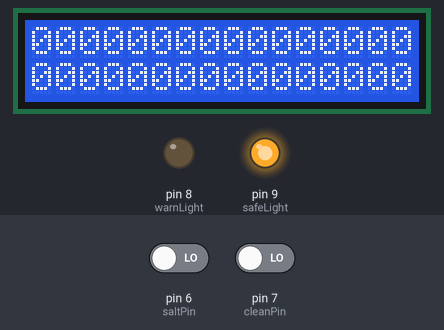
A sketch run on a simulated Arduino Uno, built with avr-gcc and run on an emulated ATmega328P. On the bench: 16×2 character LCD, output pins drawn as LEDs (lit = HIGH). The test bench sets the inputs (shaded band); at power-on: pin 6 (saltPin) LOW, pin 7 (cleanPin) LOW.

Above: at 1.2 s.
1.3 s: pin 6 (saltPin) driven HIGH
At 2.3 s:
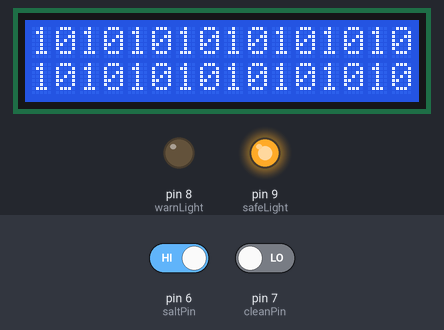
2.8 s: pin 7 (cleanPin) driven HIGH
At 3.4 s:
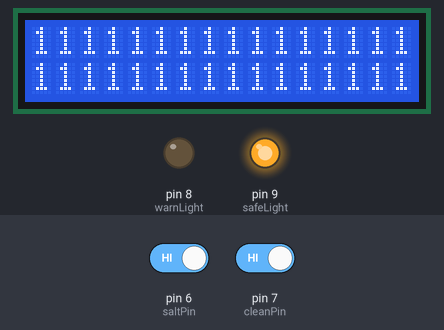
4.3 s: pin 6 (saltPin) driven LOW
At 4.9 s:
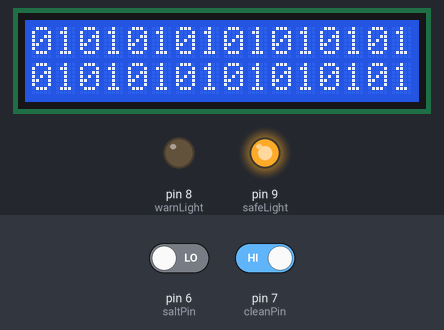
Timing chart, 0 to 7.3 s (numbered marks = the images above; inputs shaded):
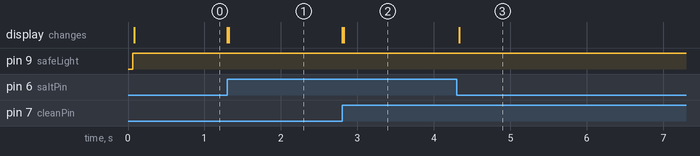

The sketch:

water-salt-test.ino
```cpp
/*
 * This sketch checks the resistance of water,
 * stores that as a value, and produces a warning
 * if the value excedes the defined limit.  It
 * will also log the value(s) to the serial
 * monitor.
 *
 * Credit: Isaac List, 2017
 * For:  Logan High School Digital Electronics
 *       Water Purifier project
 */

 /*
  * LCD Setup:
  *
  * LCD RS pin to digital pin 12
  * LCD Enable pin to digital pin 11
  * LCD D4 pin to digital pin 5
  * LCD D5 pin to digital pin 4
  * LCD D6 pin to digital pin 3
  * LCD D7 pin to digital pin 2
  * LCD R/W pin to ground
  * LCD VSS pin to ground
  * LCD VCC pin to 5V
  */

#include <LiquidCrystal.h>

// Set up LCD pins
const int rs = 12, en = 11, d4 = 5, d5 = 4, d6 = 3, d7 = 2;
LiquidCrystal lcd(rs, en, d4, d5, d6, d7);

// Set up remaining pins
int saltPin = 6;
int cleanPin = 7;
int warnLight = 8;
int safeLight = 9;

// Define variables
int saltValue;
int cleanValue;

// setup pin modes
void setup() {
  pinMode(saltPin, INPUT);
  pinMode(cleanPin, INPUT);
  pinMode(warnLight, OUTPUT);
  pinMode(safeLight, OUTPUT);
  // Set up LCD
  lcd.begin(16, 2);
  // Test message
  lcd.print("Hello World");
}

// loop the needed functions
void loop() {
  checkClean();
  checkSalt();
  // May want a delay here, e.g
  // "delay(250);" for .25sec's
}

// Check salinity of clean water
void checkClean() {
  // check resistance of water
  cleanValue = digitalRead(cleanPin);

  // print value of clean water to serial monitor and LCD
  Serial.print(cleanValue);
  lcd.print(cleanValue);

  // what to do based on cleanValue
  if (cleanValue >= 2) {
    digitalWrite(safeLight, LOW);
    flashWarnLight();
  }
  else if (cleanValue <= 2) {
    digitalWrite(warnLight, LOW); // turn off warning light if on
    digitalWrite(safeLight, HIGH); // turn on "safe" light
  }
}

// Check salinity of salt water
void checkSalt() {
  // check resistance of saltwater
  saltValue = digitalRead(saltPin);

  // print value of clean water to serial monitor and LCD
  Serial.print(saltValue);
  lcd.print(saltValue);

  // what to do based on saltValue
  // **Do we need any warnings for the saltwater?**
}

// Flash warning light at regular interval
void flashWarnLight() {
  digitalWrite(warnLight, HIGH);
  delay(250);
  digitalWrite(warnLight, LOW);
  delay(250);
}
```

Measured:
- after the input at 1.3 s, the display: first changes at once (image 1 shows a later state)
- after the input at 2.8 s, the display: first changes at once (image 2 shows a later state)
- after the input at 4.3 s, the display: changes at once (image 3)
